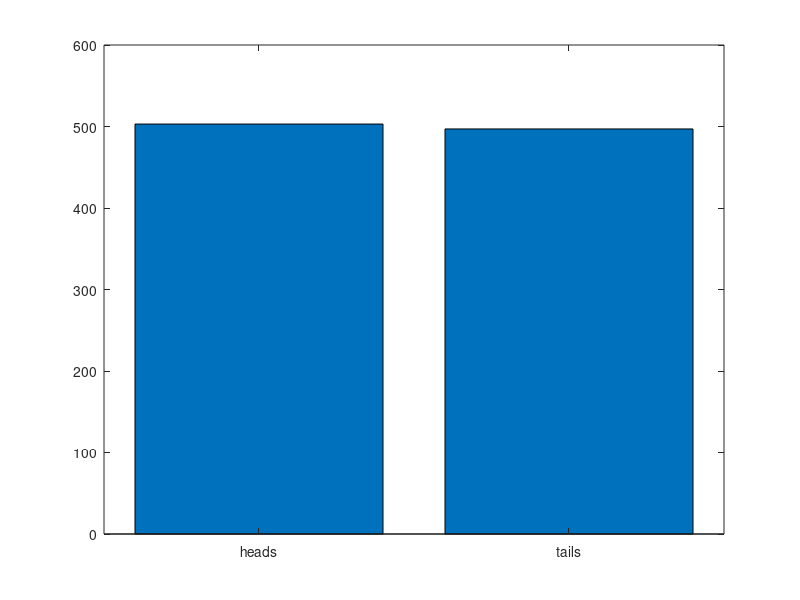

MATLAB code to generate this figure:
heads = 0;
tails = 0;

for i= 1:1000
  if rand < .5
      heads = heads + 1;
  else 
      tails = tails + 1;
  end
end

heads
tails

figure
bar([heads tails])
set(gca,'xticklabel',{'heads'; 'tails'})

